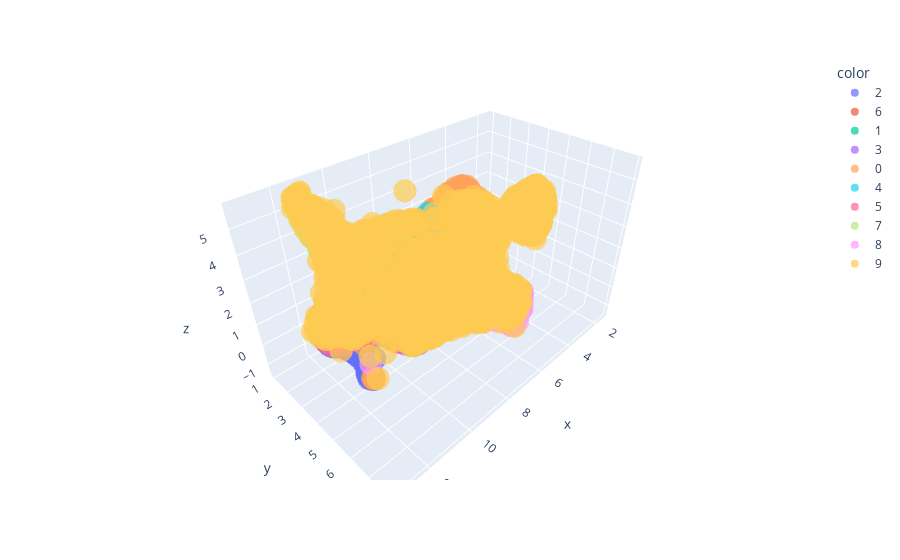

The cell this chart's notebook holds for it:
### Code cell
test_cifar9_features_pu_with_target_pu = np.vstack((test_cifar9_features_pu, train_target_pu))


print(f"Проецирование всех test данных c target классом ({target}):")
plot_embedding_3d(test_cifar9_features_pu_with_target_pu, test_cifar9_gt_preds_with_target.astype(str))

### Figure 1 — Plotly figure (JSON) as saved in the notebook; plotly's stock layout.template omitted (floating-point values rounded to 4 significant figures; data arrays with more than 128 entries replaced by an {"elided": "..."} marker saying what was removed)
{"data": [{"hovertemplate": "color=2<br>x=%{x}<br>y=%{y}<br>z=%{z}<extra></extra>", "legendgroup": "2", "marker": {"color": "#636efa", "opacity": 0.7, "symbol": "circle"}, "mode": "markers", "name": "2", "scene": "scene", "showlegend": true, "type": "scatter3d", "x": {"elided": "252 float values"}, "y": {"elided": "252 float values"}, "z": {"elided": "252 float values"}}, {"hovertemplate": "color=6<br>x=%{x}<br>y=%{y}<br>z=%{z}<extra></extra>", "legendgroup": "6", "marker": {"color": "#EF553B", "opacity": 0.7, "symbol": "circle"}, "mode": "markers", "name": "6", "scene": "scene", "showlegend": true, "type": "scatter3d", "x": {"elided": "252 float values"}, "y": {"elided": "252 float values"}, "z": {"elided": "252 float values"}}, {"hovertemplate": "color=1<br>x=%{x}<br>y=%{y}<br>z=%{z}<extra></extra>", "legendgroup": "1", "marker": {"color": "#00cc96", "opacity": 0.7, "symbol": "circle"}, "mode": "markers", "name": "1", "scene": "scene", "showlegend": true, "type": "scatter3d", "x": {"elided": "230 float values"}, "y": {"elided": "230 float values"}, "z": {"elided": "230 float values"}}, {"hovertemplate": "color=3<br>x=%{x}<br>y=%{y}<br>z=%{z}<extra></extra>", "legendgroup": "3", "marker": {"color": "#ab63fa", "opacity": 0.7, "symbol": "circle"}, "mode": "markers", "name": "3", "scene": "scene", "showlegend": true, "type": "scatter3d", "x": {"elided": "282 float values"}, "y": {"elided": "282 float values"}, "z": {"elided": "282 float values"}}, {"hovertemplate": "color=0<br>x=%{x}<br>y=%{y}<br>z=%{z}<extra></extra>", "legendgroup": "0", "marker": {"color": "#FFA15A", "opacity": 0.7, "symbol": "circle"}, "mode": "markers", "name": "0", "scene": "scene", "showlegend": true, "type": "scatter3d", "x": {"elided": "279 float values"}, "y": {"elided": "279 float values"}, "z": {"elided": "279 float values"}}, {"hovertemplate": "color=4<br>x=%{x}<br>y=%{y}<br>z=%{z}<extra></extra>", "legendgroup": "4", "marker": {"color": "#19d3f3", "opacity": 0.7, "symbol": "circle"}, "mode": "markers", "name": "4", "scene": "scene", "showlegend": true, "type": "scatter3d", "x": {"elided": "252 float values"}, "y": {"elided": "252 float values"}, "z": {"elided": "252 float values"}}, {"hovertemplate": "color=5<br>x=%{x}<br>y=%{y}<br>z=%{z}<extra></extra>", "legendgroup": "5", "marker": {"color": "#FF6692", "opacity": 0.7, "symbol": "circle"}, "mode": "markers", "name": "5", "scene": "scene", "showlegend": true, "type": "scatter3d", "x": {"elided": "263 float values"}, "y": {"elided": "263 float values"}, "z": {"elided": "263 float values"}}, {"hovertemplate": "color=7<br>x=%{x}<br>y=%{y}<br>z=%{z}<extra></extra>", "legendgroup": "7", "marker": {"color": "#B6E880", "opacity": 0.7, "symbol": "circle"}, "mode": "markers", "name": "7", "scene": "scene", "showlegend": true, "type": "scatter3d", "x": {"elided": "222 float values"}, "y": {"elided": "222 float values"}, "z": {"elided": "222 float values"}}, {"hovertemplate": "color=8<br>x=%{x}<br>y=%{y}<br>z=%{z}<extra></extra>", "legendgroup": "8", "marker": {"color": "#FF97FF", "opacity": 0.7, "symbol": "circle"}, "mode": "markers", "name": "8", "scene": "scene", "showlegend": true, "type": "scatter3d", "x": {"elided": "218 float values"}, "y": {"elided": "218 float values"}, "z": {"elided": "218 float values"}}, {"hovertemplate": "color=9<br>x=%{x}<br>y=%{y}<br>z=%{z}<extra></extra>", "legendgroup": "9", "marker": {"color": "#FECB52", "opacity": 0.7, "symbol": "circle"}, "mode": "markers", "name": "9", "scene": "scene", "showlegend": true, "type": "scatter3d", "x": {"elided": "4250 float values"}, "y": {"elided": "4250 float values"}, "z": {"elided": "4250 float values"}}], "layout": {"legend": {"title": {"text": "color"}, "tracegroupgap": 0}, "margin": {"t": 60}, "scene": {"domain": {"x": [0, 1], "y": [0, 1]}, "xaxis": {"title": {"text": "x"}}, "yaxis": {"title": {"text": "y"}}, "zaxis": {"title": {"text": "z"}}}}}
